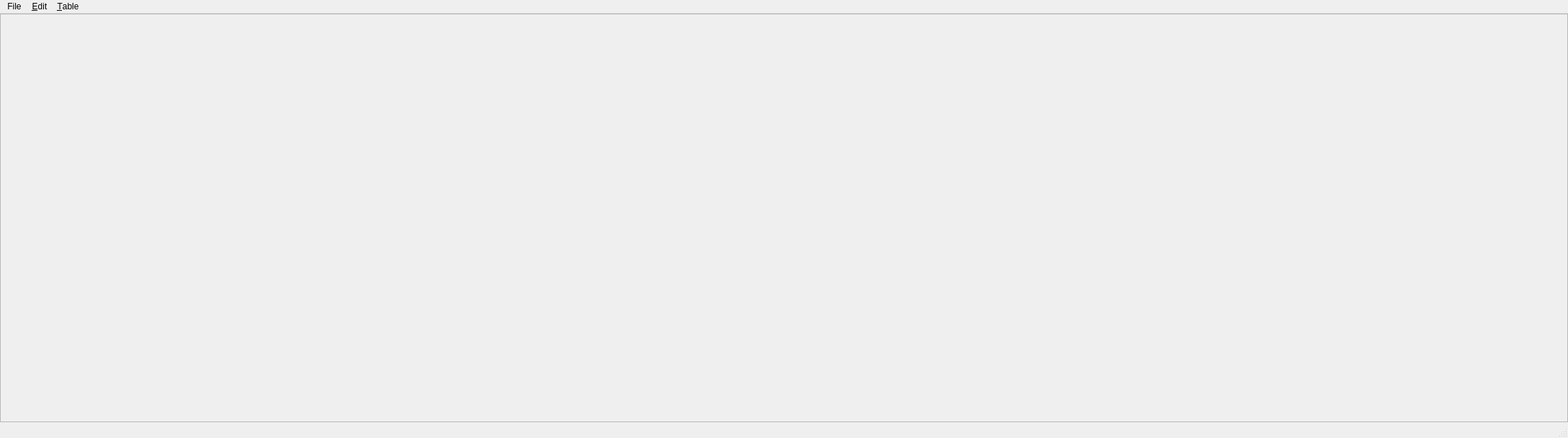
<?xml version="1.0" encoding="UTF-8"?>
<ui version="4.0">
 <class>QgsTableEditorBase</class>
 <widget class="QMainWindow" name="QgsTableEditorBase">
  <property name="geometry">
   <rect>
    <x>0</x>
    <y>0</y>
    <width>2180</width>
    <height>609</height>
   </rect>
  </property>
  <property name="mouseTracking">
   <bool>true</bool>
  </property>
  <property name="windowTitle">
   <string>Main Window</string>
  </property>
  <widget class="QWidget" name="centralwidget">
   <property name="mouseTracking">
    <bool>true</bool>
   </property>
   <layout class="QGridLayout" name="gridLayout">
    <property name="leftMargin">
     <number>0</number>
    </property>
    <property name="topMargin">
     <number>0</number>
    </property>
    <property name="rightMargin">
     <number>0</number>
    </property>
    <property name="bottomMargin">
     <number>0</number>
    </property>
    <property name="spacing">
     <number>0</number>
    </property>
    <item row="0" column="0">
     <widget class="QFrame" name="mViewFrame">
      <property name="mouseTracking">
       <bool>true</bool>
      </property>
      <property name="frameShape">
       <enum>QFrame::StyledPanel</enum>
      </property>
      <property name="frameShadow">
       <enum>QFrame::Plain</enum>
      </property>
     </widget>
    </item>
   </layout>
  </widget>
  <widget class="QStatusBar" name="mStatusBar"/>
  <widget class="QMenuBar" name="mMenuBar">
   <property name="geometry">
    <rect>
     <x>0</x>
     <y>0</y>
     <width>2180</width>
     <height>24</height>
    </rect>
   </property>
   <widget class="QMenu" name="menu_Table">
    <property name="title">
     <string>&amp;Table</string>
    </property>
    <widget class="QMenu" name="menuInsert_Rows">
     <property name="title">
      <string>Insert Rows</string>
     </property>
     <addaction name="mActionInsertRowsAbove"/>
     <addaction name="mActionInsertRowsBelow"/>
    </widget>
    <widget class="QMenu" name="menuInsert_Columns">
     <property name="title">
      <string>Insert Columns</string>
     </property>
     <addaction name="mActionInsertColumnsBefore"/>
     <addaction name="mActionInsertColumnsAfter"/>
    </widget>
    <addaction name="menuInsert_Rows"/>
    <addaction name="menuInsert_Columns"/>
    <addaction name="mActionDeleteRows"/>
    <addaction name="mActionDeleteColumns"/>
   </widget>
   <widget class="QMenu" name="menu_Edit">
    <property name="title">
     <string>&amp;Edit</string>
    </property>
    <addaction name="mActionSelectAll"/>
    <addaction name="mActionSelectRow"/>
    <addaction name="mActionSelectColumn"/>
    <addaction name="separator"/>
    <addaction name="mActionClear"/>
   </widget>
   <widget class="QMenu" name="menuFile">
    <property name="title">
     <string>File</string>
    </property>
    <addaction name="mActionClose"/>
   </widget>
   <addaction name="menuFile"/>
   <addaction name="menu_Edit"/>
   <addaction name="menu_Table"/>
  </widget>
  <action name="mActionSetForeground">
   <property name="text">
    <string>Set Foreground Color…</string>
   </property>
  </action>
  <action name="mActionSetBackground">
   <property name="text">
    <string>Set Background Color…</string>
   </property>
  </action>
  <action name="mActionInsertRowsAbove">
   <property name="text">
    <string>Rows Above</string>
   </property>
  </action>
  <action name="mActionInsertRowsBelow">
   <property name="text">
    <string>Rows Below</string>
   </property>
  </action>
  <action name="mActionInsertColumnsBefore">
   <property name="text">
    <string>Columns Before</string>
   </property>
  </action>
  <action name="mActionInsertColumnsAfter">
   <property name="text">
    <string>Columns After</string>
   </property>
  </action>
  <action name="mActionDeleteRows">
   <property name="text">
    <string>Delete Rows</string>
   </property>
  </action>
  <action name="mActionDeleteColumns">
   <property name="text">
    <string>Delete Columns</string>
   </property>
  </action>
  <action name="mActionSelectAll">
   <property name="text">
    <string>Select All</string>
   </property>
  </action>
  <action name="mActionSelectRow">
   <property name="text">
    <string>Select Row</string>
   </property>
  </action>
  <action name="mActionSelectColumn">
   <property name="text">
    <string>Select Column</string>
   </property>
  </action>
  <action name="mActionClose">
   <property name="text">
    <string>Close Editor</string>
   </property>
  </action>
  <action name="mActionSetRowHeight">
   <property name="text">
    <string>Set Row Height…</string>
   </property>
  </action>
  <action name="mActionSetColumnWidth">
   <property name="text">
    <string>Set Column Width…</string>
   </property>
  </action>
  <action name="mActionClear">
   <property name="text">
    <string>Clear Cell(s)</string>
   </property>
  </action>
 </widget>
 <resources/>
 <connections/>
</ui>
